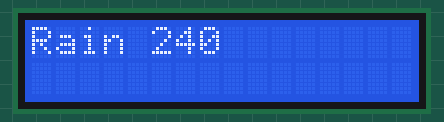
The sketch below on a simulated Arduino Uno, built with avr-gcc and run on an emulated ATmega328P. Parts: 16×2 character LCD. What the sketch prints to the serial monitor is not drawn.

Above: at 0.1 s.
At 4.1 s:
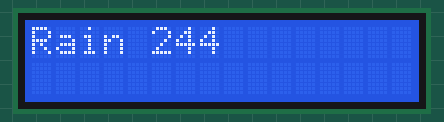
At 9.1 s:
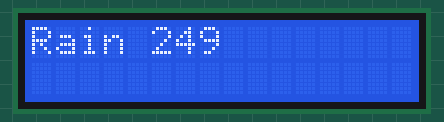
At 19.2 s:
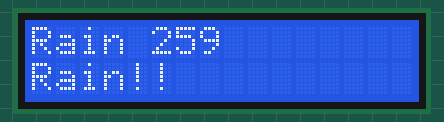
At 28.2 s:
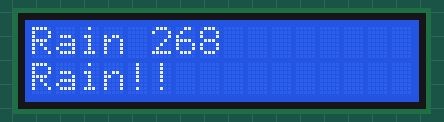
At 38.2 s:
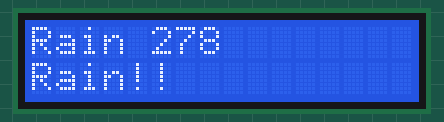

Measured:
- what the display in image 1 shows lasts 1.0 s, from 4.1 s to 5.1 s

The sketch:

lcd.ino
```cpp
#include <LiquidCrystal.h>

LiquidCrystal lcd(19, 20, 15, 16, 17, 18);

int rainValue = 240;

void setup()
{
  Serial.begin(9600);

  lcd.begin(16, 2);   // set up the LCD's number of columns and rows:
}

void loop()
{
    lcd.setCursor(0, 0);
    lcd.print("Rain ");
    lcd.setCursor(5, 0);
    lcd.print(rainValue);

    lcd.setCursor(0, 1);

    if(rainValue++ > 250)
    {
      lcd.print("Rain!!");
    }

  delay(1000);

  Serial.println("OK");
}
```
